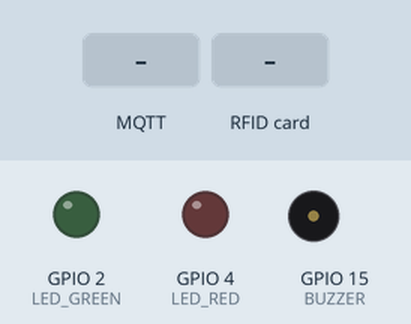
This sketch was run on a simulated ESP32. Parts: output pins drawn as LEDs (lit = HIGH), buzzer (waves = sounding). The inputs (shaded band) are chosen by the test bench. WiFi joins after 1.5 s; servers stay silent unless stated; random numbers use the default seed unless the sketch sets one; no MQTT or app messages arrive unless stated; what the sketch prints to the serial monitor is not drawn.

Above: at 2.7 s.
2.8 s: MQTT message "1" arrives on the first subscribed topic
At 3.6 s:
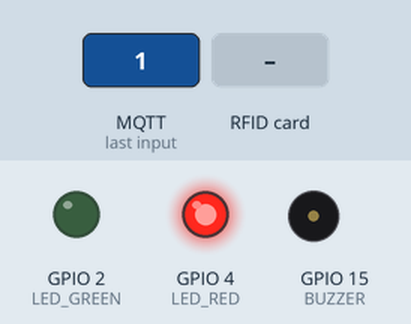
5.3 s: RFID card 5E 7A 19 C4 held to the reader
6.8 s: MQTT message "GRANTED" arrives on the first subscribed topic
8.3 s: MQTT message "on" arrives on the first subscribed topic
Timing chart, 0 to 10.8 s (numbered marks = the images above; inputs shaded):
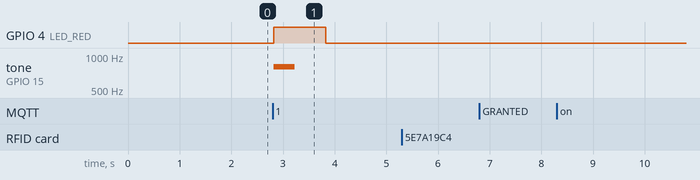

The sketch:

esp32_rfid_mqtt.ino
```cpp
/*
 * ESP32 + RC522 RFID Reader + MQTT Client
 *
 * Hardware Wiring (SPI):
 * RC522 Pin  ->  ESP32 Pin
 * ------------------------
 * SDA (SS)   ->  GPIO 5
 * SCK        ->  GPIO 18
 * MOSI       ->  GPIO 23
 * MISO       ->  GPIO 19
 * IRQ        ->  Not Connected
 * GND        ->  GND
 * RST        ->  GPIO 22
 * 3.3V       ->  3.3V
 *
 * Status Indicators:
 * Green LED  -> GPIO 2 (Access Granted)
 * Red LED    -> GPIO 4 (Access Denied)
 * Buzzer     -> GPIO 15
 */

#include <WiFi.h>
#include <PubSubClient.h>
#include <MFRC522.h>
#include <SPI.h>
#include <ArduinoJson.h>

// --- Configuration ---
const char* WIFI_SSID = "YOUR_WIFI_SSID";
const char* WIFI_PASS = "YOUR_WIFI_PASSWORD";

const char* MQTT_BROKER = "192.168.1.100"; // Replace with your PC's local IP address
const int   MQTT_PORT   = 1883;
const char* MQTT_USER   = "rfid_user";        // MQTT Username
const char* MQTT_PASS   = "Vishnu@35";       // MQTT Password
const char* DEVICE_KEY  = "RFTSA085E3E85280";
const char* READER_ID   = "GATE_01";

const char* TOPIC_INBOUND_TAPS = "rfid/taps";
String topicFeedback = String("rfid/cards/") + READER_ID;

// Pin Definitions
#define SS_PIN    5
#define RST_PIN   22
#define LED_GREEN 2
#define LED_RED   4
#define BUZZER    15

MFRC522 rfid(SS_PIN, RST_PIN);
WiFiClient espClient;
PubSubClient mqttClient(espClient);

// Debounce prevent repeated reads
unsigned long lastReadTime = 0;
const unsigned long READ_COOLDOWN_MS = 2000;

void setupWifi() {
  Serial.printf("[WiFi] Connecting to %s...", WIFI_SSID);
  WiFi.begin(WIFI_SSID, WIFI_PASS);
  while (WiFi.status() != WL_CONNECTED) {
    delay(500);
    Serial.print(".");
  }
  Serial.printf("\n[WiFi] Connected! IP: %s\n", WiFi.localIP().toString().c_str());
}

void mqttCallback(char* topic, byte* payload, unsigned int length) {
  String message = "";
  for (unsigned int i = 0; i < length; i++) {
    message += (char)payload[i];
  }
  Serial.printf("[MQTT] Message on '%s': %s\n", topic, message.c_str());

  // Parse JSON Feedback / Event Response
  StaticJsonDocument<1024> doc;
  DeserializationError error = deserializeJson(doc, message);
  if (error) {
    Serial.println("[MQTT] JSON parse error");
    return;
  }

  // 1. Handle Card Lifecycle Broadcasts (rfid/cards/events)
  if (doc.containsKey("event")) {
    JsonObject event = doc["event"];
    const char* eventType = event["event_type"];
    const char* status = event["status"];
    const char* cardUid = event["card_uid"];
    const char* personName = event["person_name"];
    const char* timestamp = doc["timestamp"];

    Serial.printf("[CARD LIFECYCLE EVENT] Time: %s | Event: %s | Status: %s | Card UID: %s%s%s\n",
                  timestamp ? timestamp : "N/A",
                  eventType ? eventType : "N/A",
                  status ? status : "N/A",
                  cardUid ? cardUid : "N/A",
                  personName ? " | Person: " : "",
                  personName ? personName : "");
    return;
  }

  // 2. Handle Reader Tap Feedback (rfid/cards/{READER_ID})
  const char* decision = doc["decision"]; // "GRANTED" or "DENIED"
  const char* eventType = doc["eventType"]; // "CHECK_IN", "CHECK_OUT", or null
  const char* reason = doc["reason"];

  if (decision != NULL && strcmp(decision, "GRANTED") == 0) {
    Serial.printf("[ACCESS GRANTED] Event: %s\n", eventType ? eventType : "OK");
    digitalWrite(LED_GREEN, HIGH);
    tone(BUZZER, 2000, 150);
    delay(1000);
    digitalWrite(LED_GREEN, LOW);
  } else {
    Serial.printf("[ACCESS DENIED] Reason: %s\n", reason ? reason : "UNKNOWN");
    digitalWrite(LED_RED, HIGH);
    tone(BUZZER, 800, 400);
    delay(1000);
    digitalWrite(LED_RED, LOW);
  }
}

void reconnectMqtt() {
  while (!mqttClient.connected()) {
    String clientId = "ESP32_Reader_" + String(READER_ID) + "_" + String(random(0xffff), HEX);
    Serial.printf("[MQTT] Connecting as %s to %s:%d (auth enabled)...", clientId.c_str(), MQTT_BROKER, MQTT_PORT);

    // Connect with username & password
    boolean connected = (MQTT_USER != NULL && strlen(MQTT_USER) > 0)
      ? mqttClient.connect(clientId.c_str(), MQTT_USER, MQTT_PASS)
      : mqttClient.connect(clientId.c_str());

    if (connected) {
      Serial.println(" Connected!");
      mqttClient.subscribe(topicFeedback.c_str());
      Serial.printf("[MQTT] Subscribed to %s\n", topicFeedback.c_str());
      mqttClient.subscribe("rfid/cards/events");
      Serial.println("[MQTT] Subscribed to rfid/cards/events");
    } else {
      Serial.printf(" Failed (rc=%d), retrying in 5 seconds...\n", mqttClient.state());
      delay(5000);
    }
  }
}

void sendCardTap(String cardUid) {
  StaticJsonDocument<256> doc;
  doc["deviceKey"] = DEVICE_KEY;
  doc["readerId"] = READER_ID;
  doc["cardUid"] = cardUid;

  char buffer[256];
  serializeJson(doc, buffer);

  Serial.printf("[MQTT Publish] Sending tap for UID: %s\n", cardUid.c_str());
  mqttClient.publish(TOPIC_INBOUND_TAPS, buffer);
}

void setup() {
  Serial.begin(115200);
  pinMode(LED_GREEN, OUTPUT);
  pinMode(LED_RED, OUTPUT);
  pinMode(BUZZER, OUTPUT);

  SPI.begin();
  rfid.PCD_Init();
  Serial.println("[Hardware] RC522 Reader Initialized.");

  setupWifi();
  mqttClient.setServer(MQTT_BROKER, MQTT_PORT);
  mqttClient.setCallback(mqttCallback);
}

void loop() {
  if (!mqttClient.connected()) {
    reconnectMqtt();
  }
  mqttClient.loop();

  // Check for new RFID card
  if (!rfid.PICC_IsNewCardPresent() || !rfid.PICC_ReadCardSerial()) {
    return;
  }

  // Prevent multiple reads in quick succession
  if (millis() - lastReadTime < READ_COOLDOWN_MS) {
    rfid.PICC_HaltA();
    rfid.PCD_StopCrypto1();
    return;
  }
  lastReadTime = millis();

  // Convert UID bytes to Hex String
  String cardUid = "";
  for (byte i = 0; i < rfid.uid.size; i++) {
    if (rfid.uid.uidByte[i] < 0x10) cardUid += "0";
    cardUid += String(rfid.uid.uidByte[i], HEX);
  }
  cardUid.toUpperCase();

  Serial.printf("\n[Card Scanned] UID: %s\n", cardUid.c_str());
  sendCardTap(cardUid);

  rfid.PICC_HaltA();
  rfid.PCD_StopCrypto1();
}
```

Measured:
- after the input at 2.8 s, GPIO 4 (LED_RED): LOW → HIGH at once, → LOW 1.0 s later; tone on GPIO 15 (BUZZER): silent → 800 Hz at once, → silent 0.40 s later
- after the input at 5.3 s, every drawn part: stays the same
- after the input at 6.8 s, every drawn part: stays the same
- after the input at 8.3 s, every drawn part: stays the same
